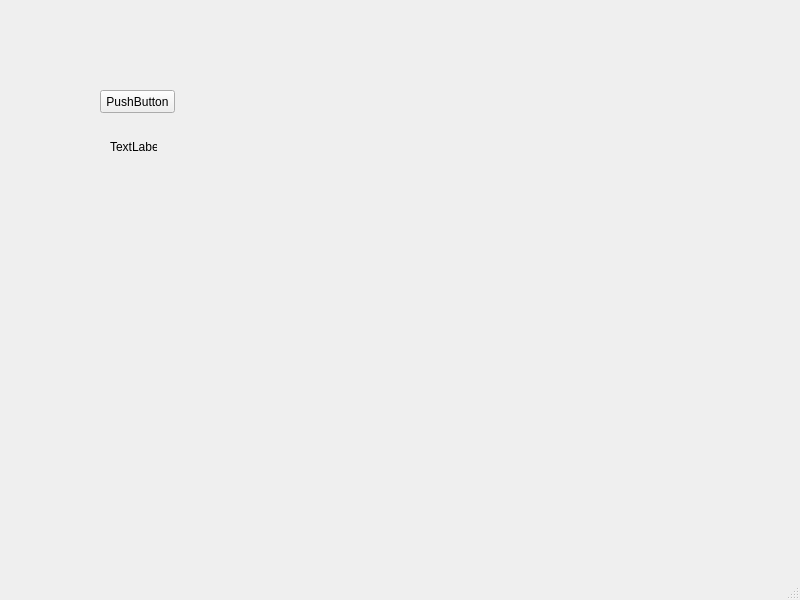
<?xml version="1.0" encoding="UTF-8"?>
<ui version="4.0">
 <class>MainWindow</class>
 <widget class="QMainWindow" name="MainWindow">
  <property name="geometry">
   <rect>
    <x>0</x>
    <y>0</y>
    <width>800</width>
    <height>600</height>
   </rect>
  </property>
  <property name="windowTitle">
   <string>MainWindow</string>
  </property>
  <widget class="QWidget" name="centralwidget">
   <widget class="QPushButton" name="pushButton">
    <property name="geometry">
     <rect>
      <x>100</x>
      <y>90</y>
      <width>75</width>
      <height>23</height>
     </rect>
    </property>
    <property name="contextMenuPolicy">
     <enum>Qt::PreventContextMenu</enum>
    </property>
    <property name="toolTipDuration">
     <number>-7</number>
    </property>
    <property name="text">
     <string>PushButton</string>
    </property>
    <property name="checkable">
     <bool>false</bool>
    </property>
    <property name="checked">
     <bool>false</bool>
    </property>
    <property name="autoDefault">
     <bool>false</bool>
    </property>
    <property name="default">
     <bool>false</bool>
    </property>
    <property name="flat">
     <bool>false</bool>
    </property>
   </widget>
   <widget class="QLabel" name="label">
    <property name="geometry">
     <rect>
      <x>110</x>
      <y>140</y>
      <width>47</width>
      <height>13</height>
     </rect>
    </property>
    <property name="text">
     <string>TextLabel</string>
    </property>
   </widget>
  </widget>
  <widget class="QMenuBar" name="menubar">
   <property name="geometry">
    <rect>
     <x>0</x>
     <y>0</y>
     <width>800</width>
     <height>21</height>
    </rect>
   </property>
  </widget>
  <widget class="QStatusBar" name="statusbar"/>
 </widget>
 <resources/>
 <connections/>
</ui>
